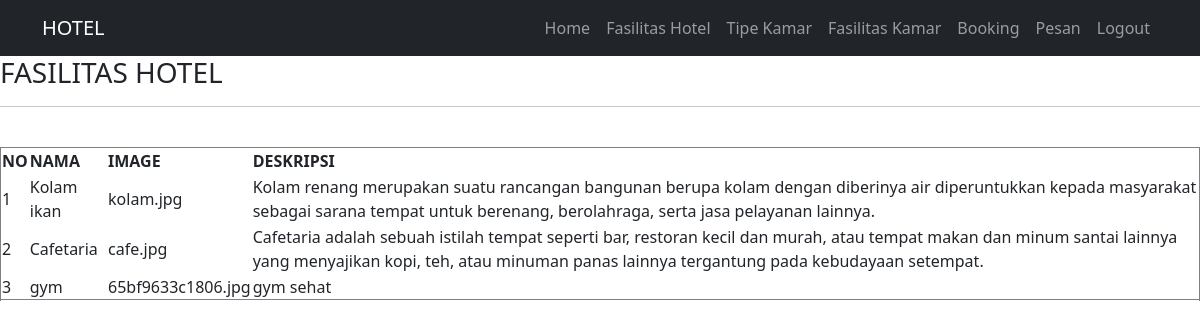
Screenshot of /tamu/hotelView.php (signed in) with the database file from the repository.
### tables this page shows
CREATE TABLE `f_hotel` (
  `id` int(11) NOT NULL,
  `nama_fasilitas` text NOT NULL,
  `img` text NOT NULL,
  `deks` text NOT NULL
);

### tamu/hotelView.php (the view, shortened to what this page needs)
<?php
    include "../koneksi/koneksi.php";
    require_once('../navbar/navbar_tamu.php');
    $queryHotel = "SELECT * FROM f_hotel";
    $resultHotel = mysqli_query($koneksi, $queryHotel);
    $countHotel = mysqli_num_rows($resultHotel);
?>
    <h3>FASILITAS HOTEL</h3>
    <hr /> <br />
    <table border="1">
    <tr>
        <th><b>NO</b></th>
        <th><b>NAMA</b></th>
        <th><b>IMAGE</b></th>
        <th><b>DESKRIPSI</b></th>
    </tr>
    <?php
        if($countHotel > 0){
            while($dataHotel = mysqli_fetch_array($resultHotel, MYSQLI_NUM)){
                ?>
                <tr>
                    <td class = "value"><?php echo "$dataHotel[0]";?></td>
                    <td class = "value"><?php echo "$dataHotel[1]";?></td>
                    <td class = "value"><?php echo "$dataHotel[2]";?></td>
                    <td class = "value"><?php echo "$dataHotel[3]";?></td>
        <?php
            }
        }else{
            echo "<tr>
                <td colspan='9' align='center' height='20'>
                    <div>Belum Ada Data</div>
                </td>
            </tr>";
        }
        echo "</table>";
        ?>

### rows the page displays
f_hotel: id "1", nama_fasilitas "Kolam ikan", img "kolam.jpg", deks "Kolam renang merupakan suatu rancangan bangunan berupa kolam dengan diberinya air diperuntukkan kepada masyarakat sebagai sarana tempat untuk berenang, berolahraga, serta jasa pelayanan lainnya."
f_hotel: id "2", nama_fasilitas "Cafetaria", img "cafe.jpg", deks "Cafetaria adalah sebuah istilah tempat seperti bar, restoran kecil dan murah, atau tempat makan dan minum santai lainnya yang menyajikan kopi, teh, atau minuman panas lainnya tergantung pada kebudayaan setempat."
f_hotel: id "3", nama_fasilitas "gym", img "65bf9633c1806.jpg", deks "gym sehat"
